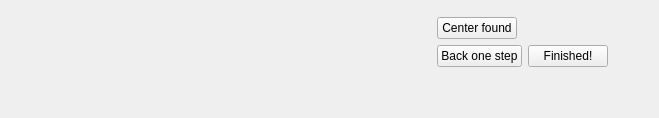
     <widget class="QWidget" name="page_iterative">
      <layout class="QHBoxLayout" name="layout_iterative">
       <item>
        <widget class="QLabel" name="lb_iter_script">
         <property name="minimumSize">
          <size>
           <width>420</width>
           <height>0</height>
          </size>
         </property>
         <property name="text">
          <string/>
         </property>
         <property name="textFormat">
          <enum>Qt::RichText</enum>
         </property>
         <property name="alignment">
          <set>Qt::AlignLeading|Qt::AlignLeft|Qt::AlignTop</set>
         </property>
         <property name="wordWrap">
          <bool>true</bool>
         </property>
        </widget>
       </item>
       <item>
        <layout class="QVBoxLayout" name="layout_iter_controls">
         <item>
          <widget class="QWidget" name="container_rows_iter" native="true"/>
         </item>
         <item>
          <layout class="QHBoxLayout" name="layout_iter_step_buttons">
           <item>
            <widget class="QPushButton" name="pb_iter_a">
             <property name="text">
              <string>Center found</string>
             </property>
            </widget>
           </item>
           <item>
            <spacer name="spacer_iter_step">
             <property name="orientation">
              <enum>Qt::Horizontal</enum>
             </property>
             <property name="sizeHint" stdset="0">
              <size>
               <width>40</width>
               <height>20</height>
              </size>
             </property>
            </spacer>
           </item>
          </layout>
         </item>
         <item>
          <layout class="QHBoxLayout" name="layout_iter_nav_buttons">
           <item>
            <widget class="QPushButton" name="pb_iter_back">
             <property name="text">
              <string>Back one step</string>
             </property>
            </widget>
           </item>
           <item>
            <widget class="QPushButton" name="pb_iter_finish">
             <property name="text">
              <string>Finished!</string>
             </property>
            </widget>
           </item>
           <item>
            <spacer name="spacer_iter_nav">
             <property name="orientation">
              <enum>Qt::Horizontal</enum>
             </property>
             <property name="sizeHint" stdset="0">
              <size>
               <width>40</width>
               <height>20</height>
              </size>
             </property>
            </spacer>
           </item>
          </layout>
         </item>
         <item>
          <spacer name="spacer_iter_bottom">
           <property name="orientation">
            <enum>Qt::Vertical</enum>
           </property>
           <property name="sizeHint" stdset="0">
            <size>
             <width>20</width>
             <height>40</height>
            </size>
           </property>
          </spacer>
         </item>
        </layout>
       </item>
      </layout>
     </widget>
